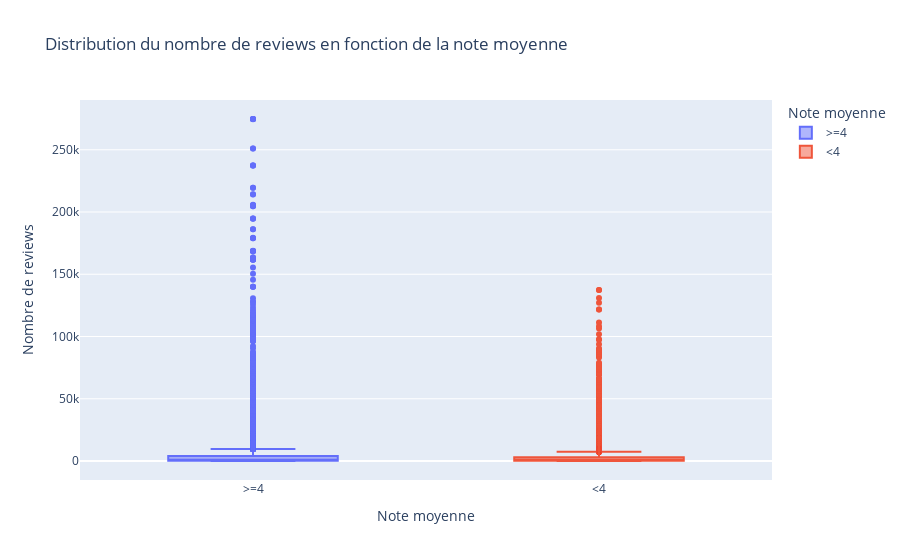

The cell this chart's notebook holds for it:
### Markdown cell above
Le test de Mann-Whitney vérifie si la distribution de num_reviews est différente entre les groupes (average_rating ≥ 4 vs < 4)
P-value: 0.0000
On rejette donc H0, ce qui signifie que les livres avec average_rating ≥ 4 n'ont pas nécessairement plus de reviews
H1 est validée : Le nombre de reviews (num_reviews) n'est pas nécessairement plus élevé pour les livres ayant une note moyenne (average_rating)≥4

### Code cell
# Ajouter une colonne catégorielle au dataframe details
details["rating_group"] = details["average_rating"].apply(lambda x: ">=4" if x >= 4 else "<4")

# Création du boxplot interactif
fig_hyp = px.box(
    details,
    x="rating_group",
    y="num_reviews",
    title="Distribution du nombre de reviews en fonction de la note moyenne",
    labels={"rating_group": "Note moyenne", "num_reviews": "Nombre de reviews"},
    color="rating_group"  # Ajoute une couleur par groupe
)



fig_hyp.show()

### Figure 1 — Plotly figure (JSON) as saved in the notebook; plotly's stock layout.template omitted (floating-point values rounded to 4 significant figures; data arrays with more than 128 entries replaced by an {"elided": "..."} marker saying what was removed)
{"data": [{"alignmentgroup": "True", "hovertemplate": "Note moyenne=%{x}<br>Nombre de reviews=%{y}<extra></extra>", "legendgroup": ">=4", "marker": {"color": "#636efa"}, "name": ">=4", "notched": false, "offsetgroup": ">=4", "orientation": "v", "showlegend": true, "type": "box", "x": {"elided": "8803 str values"}, "x0": " ", "xaxis": "x", "y": {"elided": "8803 int values"}, "y0": " ", "yaxis": "y"}, {"alignmentgroup": "True", "hovertemplate": "Note moyenne=%{x}<br>Nombre de reviews=%{y}<extra></extra>", "legendgroup": "<4", "marker": {"color": "#EF553B"}, "name": "<4", "notched": false, "offsetgroup": "<4", "orientation": "v", "showlegend": true, "type": "box", "x": {"elided": "7310 str values"}, "x0": " ", "xaxis": "x", "y": {"elided": "7310 int values"}, "y0": " ", "yaxis": "y"}], "layout": {"boxmode": "overlay", "legend": {"title": {"text": "Note moyenne"}, "tracegroupgap": 0}, "title": {"text": "Distribution du nombre de reviews en fonction de la note moyenne"}, "xaxis": {"anchor": "y", "categoryarray": [">=4", "<4"], "categoryorder": "array", "domain": [0, 1], "title": {"text": "Note moyenne"}}, "yaxis": {"anchor": "x", "domain": [0, 1], "title": {"text": "Nombre de reviews"}}}}
